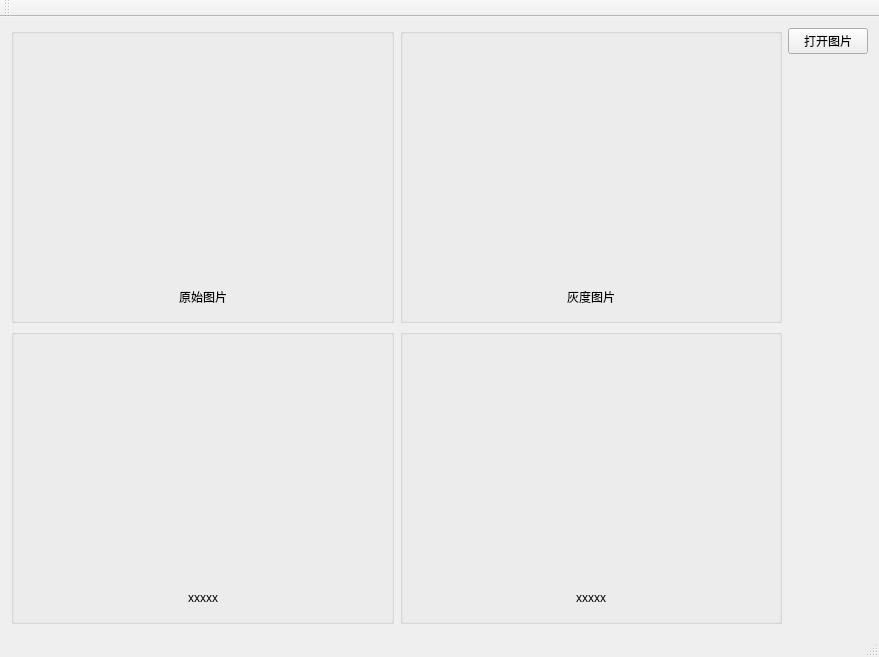
<?xml version="1.0" encoding="UTF-8"?>
<ui version="4.0">
 <class>MainWindow</class>
 <widget class="QMainWindow" name="MainWindow">
  <property name="geometry">
   <rect>
    <x>0</x>
    <y>0</y>
    <width>879</width>
    <height>657</height>
   </rect>
  </property>
  <property name="windowTitle">
   <string>MainWindow</string>
  </property>
  <widget class="QWidget" name="centralWidget">
   <layout class="QGridLayout" name="gridLayout_22">
    <item row="0" column="1">
     <layout class="QVBoxLayout" name="verticalLayout">
      <item>
       <widget class="QPushButton" name="openImg">
        <property name="text">
         <string>打开图片</string>
        </property>
       </widget>
      </item>
      <item>
       <spacer name="verticalSpacer">
        <property name="orientation">
         <enum>Qt::Vertical</enum>
        </property>
        <property name="sizeHint" stdset="0">
         <size>
          <width>20</width>
          <height>40</height>
         </size>
        </property>
       </spacer>
      </item>
     </layout>
    </item>
    <item row="0" column="0" rowspan="2">
     <layout class="QGridLayout" name="gridLayout_21">
      <item row="0" column="0">
       <widget class="QGroupBox" name="groupBox">
        <property name="title">
         <string/>
        </property>
        <layout class="QGridLayout" name="gridLayout_2">
         <property name="leftMargin">
          <number>0</number>
         </property>
         <property name="topMargin">
          <number>0</number>
         </property>
         <property name="rightMargin">
          <number>0</number>
         </property>
         <property name="bottomMargin">
          <number>0</number>
         </property>
         <property name="spacing">
          <number>0</number>
         </property>
         <item row="0" column="0">
          <layout class="QGridLayout" name="gridLayout">
           <property name="spacing">
            <number>0</number>
           </property>
           <item row="0" column="0" colspan="3">
            <widget class="QLabel" name="labelOriImage">
             <property name="minimumSize">
              <size>
               <width>320</width>
               <height>240</height>
              </size>
             </property>
             <property name="text">
              <string/>
             </property>
            </widget>
           </item>
           <item row="1" column="0">
            <spacer name="horizontalSpacer">
             <property name="orientation">
              <enum>Qt::Horizontal</enum>
             </property>
             <property name="sizeHint" stdset="0">
              <size>
               <width>40</width>
               <height>20</height>
              </size>
             </property>
            </spacer>
           </item>
           <item row="1" column="1">
            <widget class="QLabel" name="label_2">
             <property name="text">
              <string>原始图片</string>
             </property>
            </widget>
           </item>
           <item row="1" column="2">
            <spacer name="horizontalSpacer_2">
             <property name="orientation">
              <enum>Qt::Horizontal</enum>
             </property>
             <property name="sizeHint" stdset="0">
              <size>
               <width>40</width>
               <height>20</height>
              </size>
             </property>
            </spacer>
           </item>
          </layout>
         </item>
        </layout>
       </widget>
      </item>
      <item row="0" column="1">
       <widget class="QGroupBox" name="groupBox_2">
        <property name="title">
         <string/>
        </property>
        <layout class="QGridLayout" name="gridLayout_11">
         <property name="leftMargin">
          <number>0</number>
         </property>
         <property name="topMargin">
          <number>0</number>
         </property>
         <property name="rightMargin">
          <number>0</number>
         </property>
         <property name="bottomMargin">
          <number>0</number>
         </property>
         <property name="spacing">
          <number>0</number>
         </property>
         <item row="0" column="0">
          <layout class="QGridLayout" name="gridLayout_12">
           <property name="spacing">
            <number>0</number>
           </property>
           <item row="1" column="0">
            <spacer name="horizontalSpacer_11">
             <property name="orientation">
              <enum>Qt::Horizontal</enum>
             </property>
             <property name="sizeHint" stdset="0">
              <size>
               <width>40</width>
               <height>20</height>
              </size>
             </property>
            </spacer>
           </item>
           <item row="1" column="1">
            <widget class="QLabel" name="label_7">
             <property name="text">
              <string>灰度图片</string>
             </property>
            </widget>
           </item>
           <item row="1" column="2">
            <spacer name="horizontalSpacer_12">
             <property name="orientation">
              <enum>Qt::Horizontal</enum>
             </property>
             <property name="sizeHint" stdset="0">
              <size>
               <width>40</width>
               <height>20</height>
              </size>
             </property>
            </spacer>
           </item>
           <item row="0" column="0" colspan="3">
            <widget class="QLabel" name="labelOriImage_6">
             <property name="minimumSize">
              <size>
               <width>320</width>
               <height>240</height>
              </size>
             </property>
             <property name="text">
              <string/>
             </property>
            </widget>
           </item>
          </layout>
         </item>
        </layout>
       </widget>
      </item>
      <item row="1" column="0">
       <widget class="QGroupBox" name="groupBox_3">
        <property name="title">
         <string/>
        </property>
        <layout class="QGridLayout" name="gridLayout_15">
         <property name="leftMargin">
          <number>0</number>
         </property>
         <property name="topMargin">
          <number>0</number>
         </property>
         <property name="rightMargin">
          <number>0</number>
         </property>
         <property name="bottomMargin">
          <number>0</number>
         </property>
         <property name="spacing">
          <number>0</number>
         </property>
         <item row="0" column="0">
          <layout class="QGridLayout" name="gridLayout_16">
           <property name="spacing">
            <number>0</number>
           </property>
           <item row="0" column="0" colspan="3">
            <widget class="QLabel" name="labelOriImage_8">
             <property name="minimumSize">
              <size>
               <width>320</width>
               <height>240</height>
              </size>
             </property>
             <property name="text">
              <string/>
             </property>
            </widget>
           </item>
           <item row="1" column="0">
            <spacer name="horizontalSpacer_15">
             <property name="orientation">
              <enum>Qt::Horizontal</enum>
             </property>
             <property name="sizeHint" stdset="0">
              <size>
               <width>40</width>
               <height>20</height>
              </size>
             </property>
            </spacer>
           </item>
           <item row="1" column="1">
            <widget class="QLabel" name="label_9">
             <property name="text">
              <string>xxxxx</string>
             </property>
            </widget>
           </item>
           <item row="1" column="2">
            <spacer name="horizontalSpacer_16">
             <property name="orientation">
              <enum>Qt::Horizontal</enum>
             </property>
             <property name="sizeHint" stdset="0">
              <size>
               <width>40</width>
               <height>20</height>
              </size>
             </property>
            </spacer>
           </item>
          </layout>
         </item>
        </layout>
       </widget>
      </item>
      <item row="1" column="1">
       <widget class="QGroupBox" name="groupBox_5">
        <property name="title">
         <string/>
        </property>
        <layout class="QGridLayout" name="gridLayout_19">
         <property name="leftMargin">
          <number>0</number>
         </property>
         <property name="topMargin">
          <number>0</number>
         </property>
         <property name="rightMargin">
          <number>0</number>
         </property>
         <property name="bottomMargin">
          <number>0</number>
         </property>
         <property name="spacing">
          <number>0</number>
         </property>
         <item row="0" column="0">
          <layout class="QGridLayout" name="gridLayout_20">
           <property name="spacing">
            <number>0</number>
           </property>
           <item row="1" column="0">
            <spacer name="horizontalSpacer_19">
             <property name="orientation">
              <enum>Qt::Horizontal</enum>
             </property>
             <property name="sizeHint" stdset="0">
              <size>
               <width>40</width>
               <height>20</height>
              </size>
             </property>
            </spacer>
           </item>
           <item row="1" column="1">
            <widget class="QLabel" name="label_11">
             <property name="text">
              <string>xxxxx</string>
             </property>
            </widget>
           </item>
           <item row="1" column="2">
            <spacer name="horizontalSpacer_20">
             <property name="orientation">
              <enum>Qt::Horizontal</enum>
             </property>
             <property name="sizeHint" stdset="0">
              <size>
               <width>40</width>
               <height>20</height>
              </size>
             </property>
            </spacer>
           </item>
           <item row="0" column="0" colspan="3">
            <widget class="QLabel" name="labelOriImage_10">
             <property name="minimumSize">
              <size>
               <width>320</width>
               <height>240</height>
              </size>
             </property>
             <property name="text">
              <string/>
             </property>
            </widget>
           </item>
          </layout>
         </item>
        </layout>
       </widget>
      </item>
     </layout>
    </item>
   </layout>
  </widget>
  <widget class="QMenuBar" name="menuBar">
   <property name="geometry">
    <rect>
     <x>0</x>
     <y>0</y>
     <width>879</width>
     <height>22</height>
    </rect>
   </property>
  </widget>
  <widget class="QToolBar" name="mainToolBar">
   <attribute name="toolBarArea">
    <enum>TopToolBarArea</enum>
   </attribute>
   <attribute name="toolBarBreak">
    <bool>false</bool>
   </attribute>
  </widget>
  <widget class="QStatusBar" name="statusBar"/>
 </widget>
 <layoutdefault spacing="6" margin="11"/>
 <resources/>
 <connections/>
</ui>
